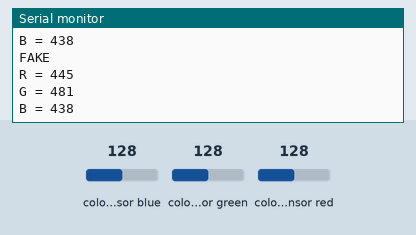
A sketch run on a simulated Arduino Uno, built with avr-gcc and run on an emulated ATmega328P. On the bench: the last lines printed to the serial monitor. Wiring (inferred from the names in the program): TCS3200 colour sensor: output pin 12; S2 pin 13; S3 pin 9; S0 pin 8; S1 pin 7. Inputs (shaded band) come from the test bench; at power-on: colour sensor blue 128, colour sensor green 128, colour sensor red 128.

Above: at 1.2 s.
1.3 s: colour sensor blue set to 5
At 1.51 s:
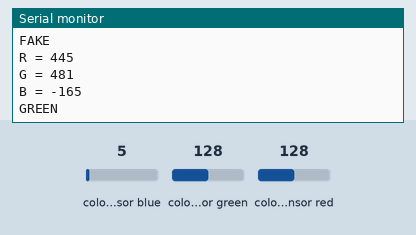
3.3 s: colour sensor green set to 5
At 3.62 s:
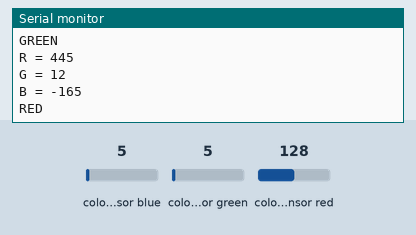
5.4 s: colour sensor red set to 5
At 5.54 s:
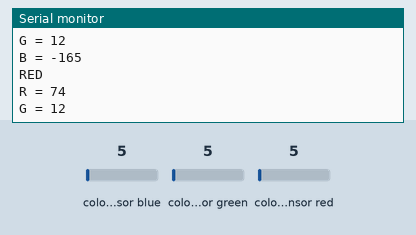

The sketch:

Coloursensor.ino
```cpp
// TCS3200/230 colour sensor pins
#define S0 8
#define S1 7
#define S2 13
#define S3 9
#define OUT 12
#define FAKE 0
#define RED 1
#define GREEN 2

/*
  volatile unsigned long WHITE = 0;
  volatile unsigned long RED = 1;
  volatile unsigned long GREEN = 2;
*/

// Stores frequency read by the photodiodes
int redFrequency = 0;
int greenFrequency = 0;
int blueFrequency = 0;

// Stores the RGB values
int red = 0;
int green = 0;
int blue = 0;

// Setup the pins
void setup() {
  pinMode(S0, OUTPUT);
  pinMode(S1, OUTPUT);
  pinMode(S2, OUTPUT);
  pinMode(S3, OUTPUT);
  pinMode(OUT, INPUT);
  // Setting frequency-scaling to 20%
  digitalWrite(S0, HIGH);
  digitalWrite(S1, LOW);
  Serial.begin(9600);
}

void loop() {
  // Setting red filtered photodiodes to be read
  digitalWrite(S2,LOW);
  digitalWrite(S3,LOW);
  // Reading the output frequency
  redFrequency = pulseIn(OUT, LOW);
  //Serial.print("RF=");
  //Serial.println(redFrequency);
  // Remap the value of redFrequency from 0 to 255
  // map(redFrequency, lowest measured, highest measured, 255, 0)
  red = map(redFrequency, 125, 240, 255, 0);
  // Print the R value
  Serial.print("R = ");
  Serial.println(red);
  delay(100);

  // Setting green filtered photodiodes to be read
  digitalWrite(S2,HIGH);
  digitalWrite(S3,HIGH);
  // Reading the output frequency
  greenFrequency = pulseIn(OUT, LOW);
  //Serial.print("GF=");
  //Serial.println(greenFrequency);
  // Remap the value of greenFrequency from 0 to 255
  green = map(greenFrequency, 120, 211, 255, 0);
  // Print the G value
  Serial.print("G = ");
  Serial.println(green);
  delay(100);

  // Setting blue filtered photodiodes to be read
  digitalWrite(S2,LOW);
  digitalWrite(S3,HIGH);
  // Reading the output frequency
  blueFrequency = pulseIn(OUT, LOW);
  //Serial.print("BF=");
  //Serial.println(blueFrequency);
  // Remap the value of blueFrequency from 0 to 255
  blue = map(blueFrequency, 90, 161, 255, 0);
  // Print the B value
  Serial.print("B = ");
  Serial.println(blue);
  delay(100);

  // Check the colour detected
  if (red > 175 && green < 90 && blue < 80) {
    //200, 60, 50
    //220,80,50
    Serial.println("RED");
    //sendcolour(RED);
  } else if(red +50 > green && red < green +10 && 1.6 * blue < green && green>0) {
    //R<70, 60<115, B<70 blueish dark green R*1.4
    //125<R<145, 140<G<160, 60<B<80 light green
    Serial.println("GREEN");
    //sendcolour(GREEN);
  } else {
    Serial.println("FAKE");
    //sendcolour(FAKE);
  }
}
```

Measured:
- after the input at 1.3 s, the serial monitor: prints a new line after 0.11 s (image 1)
- after the input at 3.3 s, the serial monitor: prints a new line after 0.12 s (image 2)
- after the input at 5.4 s, the serial monitor: prints a new line at once (image 3)
